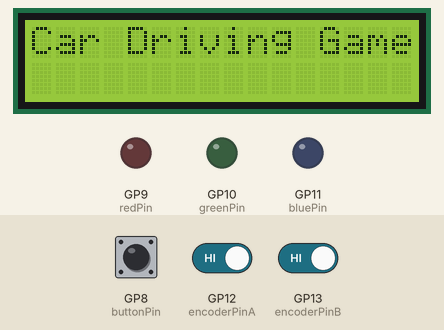
Recording of a sketch running on a simulated Raspberry Pi Pico W. Parts: 16×2 character LCD, output pins drawn as LEDs (lit = HIGH). The test bench sets the inputs (shaded band); at power-on: GP8 (buttonPin) HIGH, GP12 (encoderPinA) HIGH, GP13 (encoderPinB) HIGH. Random numbers use the default seed unless the sketch sets one.

Above: at 0.1 s.
At 2.11 s:
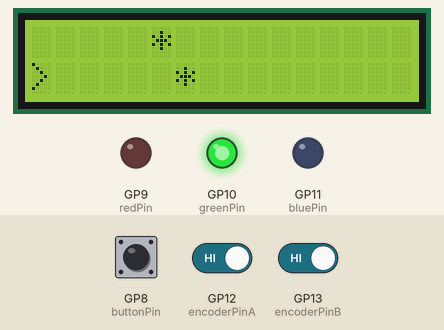
At 2.6 s:
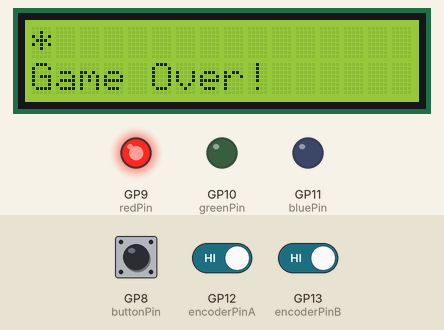
Timing chart, 0 to 4.1 s (numbered marks = the images above):
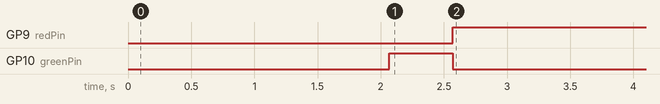

The sketch:

sketch.ino
```cpp
#include <LiquidCrystal.h>

const int rs = 2, en = 3, d4 = 4, d5 = 5, d6 = 6, d7 = 7;
LiquidCrystal lcd(rs, en, d4, d5, d6, d7);

const int buttonPin = 8;
const int redPin = 9;
const int greenPin = 10;
const int bluePin = 11;
const int encoderPinA = 12;
const int encoderPinB = 13;

int carPosition = 1;
int obstaclePositions[3] = {15, 15, 15}; // positions of obstacles
int obstacleRows[3] = {0, 0, 0}; // rows of obstacles
int numObstacles = 1; // number of obstacles
bool gameOver = false;
unsigned long lastMoveTime = 0;
const unsigned long moveInterval = 100;

int lastEncoderA = LOW;
int lastEncoderB = LOW;

void setup() {
  lcd.begin(16, 2);

  pinMode(buttonPin, INPUT_PULLUP);
  pinMode(redPin, OUTPUT);
  pinMode(greenPin, OUTPUT);
  pinMode(bluePin, OUTPUT);
  pinMode(encoderPinA, INPUT);
  pinMode(encoderPinB, INPUT);

  lcd.setCursor(0, 0);
  lcd.print("Car Driving Game");
  delay(2000);
  lcd.clear();

  setLEDColor(0, 255, 0);

  lcd.setCursor(0, 1);
  lcd.print(">");

  numObstacles = random(1, 3);

  int lastPosition = 8;
  for (int i = 0; i < numObstacles; i++) {
    obstaclePositions[i] = random(5, lastPosition + 1);
    lastPosition = obstaclePositions[i] - 4;
    obstacleRows[i] = random(0, 2);
  }
}

void loop() {
  if (gameOver) {
    return;
  }

  if (millis() - lastMoveTime >= moveInterval) {
    lastMoveTime = millis();
    moveObstacles();
  }

  int buttonState = digitalRead(buttonPin);
  if (buttonState == LOW) {
    changeCarPosition();
    delay(200);
  }

  int encoderA = digitalRead(encoderPinA);
  int encoderB = digitalRead(encoderPinB);

  if (encoderA != lastEncoderA) {
    if (encoderB != encoderA) {
      changeCarPosition();
    }
    lastEncoderA = encoderA;
  }

  for (int i = 0; i < numObstacles; i++) {
    if (obstaclePositions[i] == 0 && carPosition == obstacleRows[i]) {
      gameOver = true;
      setLEDColor(255, 0, 0);
      lcd.setCursor(0, 1);
      lcd.print("Game Over!      ");
    }
  }
}

void moveObstacles() {
  lcd.clear();

  for (int i = 0; i < numObstacles; i++) {
    if (obstaclePositions[i] >= 0 && obstaclePositions[i] < 16) {
      lcd.setCursor(obstaclePositions[i], obstacleRows[i]);
      lcd.print("*");
    }

    if (obstaclePositions[i] > 0) {
      obstaclePositions[i]--;
    } else {
      obstaclePositions[i] = random(15, 17);
      obstacleRows[i] = random(0, 2);
    }
  }

  lcd.setCursor(0, carPosition);
  lcd.print(">");

  for (int i = 0; i < numObstacles; i++) {
    if (obstaclePositions[i] == 0 && carPosition == obstacleRows[i]) {
      gameOver = true;
      setLEDColor(255, 0, 0);
      lcd.setCursor(0, 1);
      lcd.print("Game Over!      ");
    }
  }
}

void changeCarPosition() {
  lcd.setCursor(0, carPosition);
  lcd.print(" ");
  carPosition = (carPosition == 1) ? 0 : 1;
  lcd.setCursor(0, carPosition);
  lcd.print(">");
}

void setLEDColor(int red, int green, int blue) {
  analogWrite(redPin, red);
  analogWrite(greenPin, green);
  analogWrite(bluePin, blue);
}
```

Measured:
- by itself, GP9 (redPin): LOW → HIGH at 2.6 s
- by itself, GP10 (greenPin): HIGH → LOW at 2.6 s
